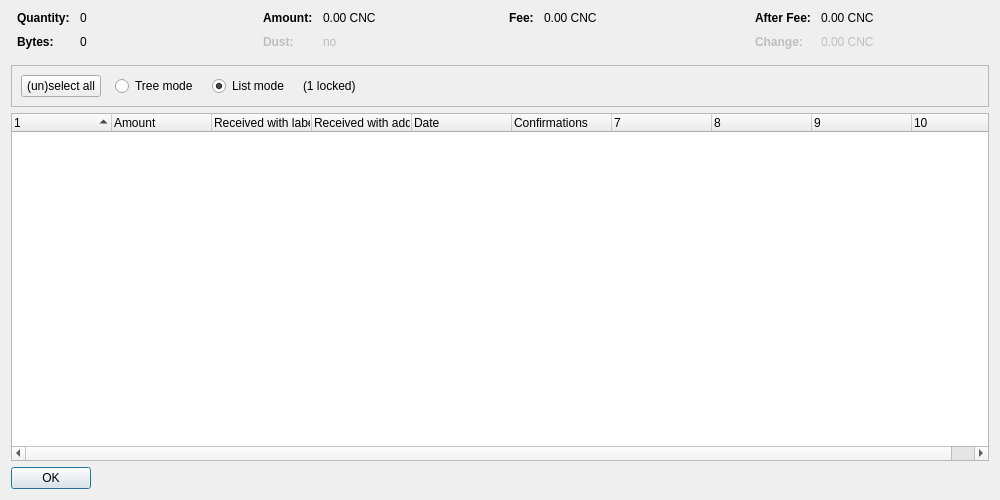
<?xml version="1.0" encoding="UTF-8"?>
<ui version="4.0">
 <class>CoinControlDialog</class>
 <widget class="QDialog" name="CoinControlDialog">
  <property name="geometry">
   <rect>
    <x>0</x>
    <y>0</y>
    <width>1000</width>
    <height>500</height>
   </rect>
  </property>
  <property name="windowTitle">
   <string>Coin Selection</string>
  </property>
  <layout class="QVBoxLayout" name="verticalLayout">
   <item>
    <layout class="QHBoxLayout" name="horizontalLayoutTop" stretch="0,0,0,0">
     <property name="topMargin">
      <number>0</number>
     </property>
     <property name="bottomMargin">
      <number>10</number>
     </property>
     <item>
      <layout class="QFormLayout" name="formLayoutCoinControl1">
       <property name="horizontalSpacing">
        <number>10</number>
       </property>
       <property name="verticalSpacing">
        <number>10</number>
       </property>
       <property name="leftMargin">
        <number>6</number>
       </property>
       <property name="rightMargin">
        <number>6</number>
       </property>
       <item row="0" column="0">
        <widget class="QLabel" name="labelCoinControlQuantityText">
         <property name="font">
          <font>
           <weight>75</weight>
           <bold>true</bold>
          </font>
         </property>
         <property name="text">
          <string>Quantity:</string>
         </property>
        </widget>
       </item>
       <item row="0" column="1">
        <widget class="QLabel" name="labelCoinControlQuantity">
         <property name="cursor">
          <cursorShape>IBeamCursor</cursorShape>
         </property>
         <property name="contextMenuPolicy">
          <enum>Qt::ActionsContextMenu</enum>
         </property>
         <property name="text">
          <string notr="true">0</string>
         </property>
         <property name="textInteractionFlags">
          <set>Qt::LinksAccessibleByMouse|Qt::TextSelectableByKeyboard|Qt::TextSelectableByMouse</set>
         </property>
        </widget>
       </item>
       <item row="1" column="0">
        <widget class="QLabel" name="labelCoinControlBytesText">
         <property name="font">
          <font>
           <weight>75</weight>
           <bold>true</bold>
          </font>
         </property>
         <property name="text">
          <string>Bytes:</string>
         </property>
        </widget>
       </item>
       <item row="1" column="1">
        <widget class="QLabel" name="labelCoinControlBytes">
         <property name="cursor">
          <cursorShape>IBeamCursor</cursorShape>
         </property>
         <property name="contextMenuPolicy">
          <enum>Qt::ActionsContextMenu</enum>
         </property>
         <property name="text">
          <string notr="true">0</string>
         </property>
         <property name="textInteractionFlags">
          <set>Qt::LinksAccessibleByMouse|Qt::TextSelectableByKeyboard|Qt::TextSelectableByMouse</set>
         </property>
        </widget>
       </item>
      </layout>
     </item>
     <item>
      <layout class="QFormLayout" name="formLayoutCoinControl2">
       <property name="horizontalSpacing">
        <number>10</number>
       </property>
       <property name="verticalSpacing">
        <number>10</number>
       </property>
       <property name="leftMargin">
        <number>6</number>
       </property>
       <property name="rightMargin">
        <number>6</number>
       </property>
       <item row="0" column="0">
        <widget class="QLabel" name="labelCoinControlAmountText">
         <property name="font">
          <font>
           <weight>75</weight>
           <bold>true</bold>
          </font>
         </property>
         <property name="text">
          <string>Amount:</string>
         </property>
        </widget>
       </item>
       <item row="0" column="1">
        <widget class="QLabel" name="labelCoinControlAmount">
         <property name="cursor">
          <cursorShape>IBeamCursor</cursorShape>
         </property>
         <property name="contextMenuPolicy">
          <enum>Qt::ActionsContextMenu</enum>
         </property>
         <property name="text">
          <string notr="true">0.00 CNC</string>
         </property>
         <property name="textInteractionFlags">
          <set>Qt::LinksAccessibleByMouse|Qt::TextSelectableByKeyboard|Qt::TextSelectableByMouse</set>
         </property>
        </widget>
       </item>
       <item row="1" column="0">
        <widget class="QLabel" name="labelCoinControlLowOutputText">
         <property name="enabled">
          <bool>false</bool>
         </property>
         <property name="font">
          <font>
           <weight>75</weight>
           <bold>true</bold>
          </font>
         </property>
         <property name="text">
          <string>Dust:</string>
         </property>
        </widget>
       </item>
       <item row="1" column="1">
        <widget class="QLabel" name="labelCoinControlLowOutput">
         <property name="enabled">
          <bool>false</bool>
         </property>
         <property name="cursor">
          <cursorShape>IBeamCursor</cursorShape>
         </property>
         <property name="contextMenuPolicy">
          <enum>Qt::ActionsContextMenu</enum>
         </property>
         <property name="text">
          <string notr="true">no</string>
         </property>
         <property name="textInteractionFlags">
          <set>Qt::LinksAccessibleByMouse|Qt::TextSelectableByKeyboard|Qt::TextSelectableByMouse</set>
         </property>
        </widget>
       </item>
      </layout>
     </item>
     <item>
      <layout class="QFormLayout" name="formLayoutCoinControl3">
       <property name="horizontalSpacing">
        <number>10</number>
       </property>
       <property name="verticalSpacing">
        <number>10</number>
       </property>
       <property name="leftMargin">
        <number>6</number>
       </property>
       <property name="rightMargin">
        <number>6</number>
       </property>
       <item row="0" column="0">
        <widget class="QLabel" name="labelCoinControlFeeText">
         <property name="font">
          <font>
           <weight>75</weight>
           <bold>true</bold>
          </font>
         </property>
         <property name="text">
          <string>Fee:</string>
         </property>
        </widget>
       </item>
       <item row="0" column="1">
        <widget class="QLabel" name="labelCoinControlFee">
         <property name="cursor">
          <cursorShape>IBeamCursor</cursorShape>
         </property>
         <property name="contextMenuPolicy">
          <enum>Qt::ActionsContextMenu</enum>
         </property>
         <property name="text">
          <string notr="true">0.00 CNC</string>
         </property>
         <property name="textInteractionFlags">
          <set>Qt::LinksAccessibleByMouse|Qt::TextSelectableByKeyboard|Qt::TextSelectableByMouse</set>
         </property>
        </widget>
       </item>
      </layout>
     </item>
     <item>
      <layout class="QFormLayout" name="formLayoutCoinControl4">
       <property name="horizontalSpacing">
        <number>10</number>
       </property>
       <property name="verticalSpacing">
        <number>10</number>
       </property>
       <property name="leftMargin">
        <number>6</number>
       </property>
       <property name="rightMargin">
        <number>6</number>
       </property>
       <item row="0" column="0">
        <widget class="QLabel" name="labelCoinControlAfterFeeText">
         <property name="font">
          <font>
           <weight>75</weight>
           <bold>true</bold>
          </font>
         </property>
         <property name="text">
          <string>After Fee:</string>
         </property>
        </widget>
       </item>
       <item row="0" column="1">
        <widget class="QLabel" name="labelCoinControlAfterFee">
         <property name="cursor">
          <cursorShape>IBeamCursor</cursorShape>
         </property>
         <property name="contextMenuPolicy">
          <enum>Qt::ActionsContextMenu</enum>
         </property>
         <property name="text">
          <string notr="true">0.00 CNC</string>
         </property>
         <property name="textInteractionFlags">
          <set>Qt::LinksAccessibleByMouse|Qt::TextSelectableByKeyboard|Qt::TextSelectableByMouse</set>
         </property>
        </widget>
       </item>
       <item row="1" column="0">
        <widget class="QLabel" name="labelCoinControlChangeText">
         <property name="enabled">
          <bool>false</bool>
         </property>
         <property name="font">
          <font>
           <weight>75</weight>
           <bold>true</bold>
          </font>
         </property>
         <property name="text">
          <string>Change:</string>
         </property>
        </widget>
       </item>
       <item row="1" column="1">
        <widget class="QLabel" name="labelCoinControlChange">
         <property name="enabled">
          <bool>false</bool>
         </property>
         <property name="cursor">
          <cursorShape>IBeamCursor</cursorShape>
         </property>
         <property name="contextMenuPolicy">
          <enum>Qt::ActionsContextMenu</enum>
         </property>
         <property name="text">
          <string notr="true">0.00 CNC</string>
         </property>
         <property name="textInteractionFlags">
          <set>Qt::LinksAccessibleByMouse|Qt::TextSelectableByKeyboard|Qt::TextSelectableByMouse</set>
         </property>
        </widget>
       </item>
      </layout>
     </item>
    </layout>
   </item>
   <item>
    <widget class="QFrame" name="frame">
     <property name="minimumSize">
      <size>
       <width>0</width>
       <height>40</height>
      </size>
     </property>
     <property name="frameShape">
      <enum>QFrame::StyledPanel</enum>
     </property>
     <property name="frameShadow">
      <enum>QFrame::Sunken</enum>
     </property>
     <layout class="QHBoxLayout" name="horizontalLayout">
      <item>
       <layout class="QHBoxLayout" name="horizontalLayoutPanel" stretch="0,0,0,0,0">
        <property name="spacing">
         <number>14</number>
        </property>
        <item>
         <widget class="QPushButton" name="pushButtonSelectAll">
          <property name="sizePolicy">
           <sizepolicy hsizetype="Maximum" vsizetype="Fixed">
            <horstretch>0</horstretch>
            <verstretch>0</verstretch>
           </sizepolicy>
          </property>
          <property name="text">
           <string>(un)select all</string>
          </property>
          <property name="autoDefault">
           <bool>false</bool>
          </property>
         </widget>
        </item>
        <item>
         <widget class="QRadioButton" name="radioTreeMode">
          <property name="sizePolicy">
           <sizepolicy hsizetype="Maximum" vsizetype="Fixed">
            <horstretch>0</horstretch>
            <verstretch>0</verstretch>
           </sizepolicy>
          </property>
          <property name="text">
           <string>Tree mode</string>
          </property>
         </widget>
        </item>
        <item>
         <widget class="QRadioButton" name="radioListMode">
          <property name="sizePolicy">
           <sizepolicy hsizetype="Maximum" vsizetype="Fixed">
            <horstretch>0</horstretch>
            <verstretch>0</verstretch>
           </sizepolicy>
          </property>
          <property name="text">
           <string>List mode</string>
          </property>
          <property name="checked">
           <bool>true</bool>
          </property>
         </widget>
        </item>
        <item>
         <widget class="QLabel" name="labelLocked">
          <property name="text">
           <string notr="true">(1 locked)</string>
          </property>
         </widget>
        </item>
        <item>
         <spacer name="horizontalSpacer">
          <property name="orientation">
           <enum>Qt::Horizontal</enum>
          </property>
          <property name="sizeHint" stdset="0">
           <size>
            <width>40</width>
            <height>20</height>
           </size>
          </property>
         </spacer>
        </item>
       </layout>
      </item>
     </layout>
    </widget>
   </item>
   <item>
    <widget class="CoinControlTreeWidget" name="treeWidget">
     <property name="contextMenuPolicy">
      <enum>Qt::CustomContextMenu</enum>
     </property>
     <property name="sortingEnabled">
      <bool>false</bool>
     </property>
     <property name="columnCount">
      <number>10</number>
     </property>
     <attribute name="headerShowSortIndicator" stdset="0">
      <bool>true</bool>
     </attribute>
     <attribute name="headerStretchLastSection">
      <bool>false</bool>
     </attribute>
     <column>
      <property name="text">
       <string/>
      </property>
     </column>
     <column>
      <property name="text">
       <string>Amount</string>
      </property>
     </column>
     <column>
      <property name="text">
       <string>Received with label</string>
      </property>
     </column>
     <column>
      <property name="text">
       <string>Received with address</string>
      </property>
     </column>
     <column>
      <property name="text">
       <string>Date</string>
      </property>
     </column>
     <column>
      <property name="text">
       <string>Confirmations</string>
      </property>
      <property name="toolTip">
       <string>Confirmed</string>
      </property>
     </column>
     <column>
      <property name="text">
       <string/>
      </property>
     </column>
     <column>
      <property name="text">
       <string/>
      </property>
     </column>
     <column>
      <property name="text">
       <string/>
      </property>
     </column>
     <column>
      <property name="text">
       <string/>
      </property>
     </column>
    </widget>
   </item>
   <item>
    <widget class="QDialogButtonBox" name="buttonBox">
     <property name="sizePolicy">
      <sizepolicy hsizetype="Maximum" vsizetype="Fixed">
       <horstretch>0</horstretch>
       <verstretch>0</verstretch>
      </sizepolicy>
     </property>
     <property name="orientation">
      <enum>Qt::Horizontal</enum>
     </property>
     <property name="standardButtons">
      <set>QDialogButtonBox::Ok</set>
     </property>
    </widget>
   </item>
  </layout>
 </widget>
 <customwidgets>
  <customwidget>
   <class>CoinControlTreeWidget</class>
   <extends>QTreeWidget</extends>
   <header>coincontroltreewidget.h</header>
  </customwidget>
 </customwidgets>
 <resources/>
 <connections/>
</ui>
